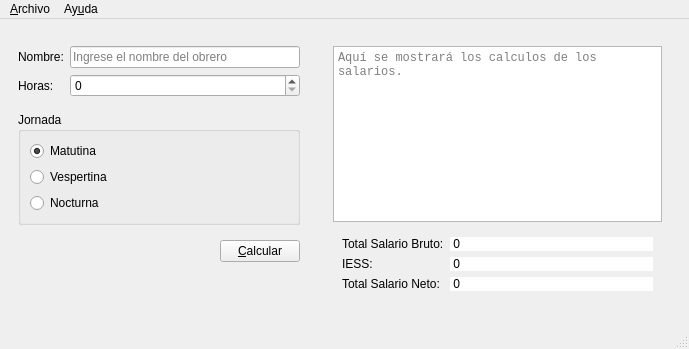
<?xml version="1.0" encoding="UTF-8"?>
<ui version="4.0">
 <class>Salarios</class>
 <widget class="QMainWindow" name="Salarios">
  <property name="geometry">
   <rect>
    <x>0</x>
    <y>0</y>
    <width>689</width>
    <height>349</height>
   </rect>
  </property>
  <property name="windowTitle">
   <string>Salarios</string>
  </property>
  <property name="windowIcon">
   <iconset resource="recursos.qrc">
    <normaloff>:/recursos/salary.png</normaloff>:/recursos/salary.png</iconset>
  </property>
  <widget class="QWidget" name="centralwidget">
   <layout class="QHBoxLayout" name="horizontalLayout_2">
    <item>
     <widget class="QWidget" name="widget" native="true">
      <property name="sizePolicy">
       <sizepolicy hsizetype="Fixed" vsizetype="Preferred">
        <horstretch>0</horstretch>
        <verstretch>0</verstretch>
       </sizepolicy>
      </property>
      <property name="minimumSize">
       <size>
        <width>300</width>
        <height>0</height>
       </size>
      </property>
      <layout class="QVBoxLayout" name="verticalLayout_2">
       <item>
        <widget class="QWidget" name="widget_3" native="true">
         <layout class="QFormLayout" name="formLayout">
          <property name="leftMargin">
           <number>0</number>
          </property>
          <property name="rightMargin">
           <number>0</number>
          </property>
          <item row="0" column="0">
           <widget class="QLabel" name="label">
            <property name="text">
             <string>Nombre:</string>
            </property>
           </widget>
          </item>
          <item row="0" column="1">
           <widget class="QLineEdit" name="inNombre">
            <property name="frame">
             <bool>true</bool>
            </property>
            <property name="placeholderText">
             <string>Ingrese el nombre del obrero</string>
            </property>
           </widget>
          </item>
          <item row="1" column="0">
           <widget class="QLabel" name="label_2">
            <property name="text">
             <string>Horas:</string>
            </property>
           </widget>
          </item>
          <item row="1" column="1">
           <widget class="QSpinBox" name="inHoras">
            <property name="maximum">
             <number>50</number>
            </property>
            <property name="singleStep">
             <number>2</number>
            </property>
            <property name="value">
             <number>0</number>
            </property>
           </widget>
          </item>
         </layout>
        </widget>
       </item>
       <item>
        <widget class="QGroupBox" name="groupBox">
         <property name="title">
          <string>Jornada</string>
         </property>
         <layout class="QVBoxLayout" name="verticalLayout">
          <item>
           <widget class="QRadioButton" name="inMatutino">
            <property name="text">
             <string>Matutina</string>
            </property>
            <property name="checked">
             <bool>true</bool>
            </property>
           </widget>
          </item>
          <item>
           <widget class="QRadioButton" name="inVespertina">
            <property name="text">
             <string>Vespertina</string>
            </property>
           </widget>
          </item>
          <item>
           <widget class="QRadioButton" name="inNocturna">
            <property name="text">
             <string>Nocturna</string>
            </property>
           </widget>
          </item>
         </layout>
        </widget>
       </item>
       <item>
        <widget class="QWidget" name="widget_4" native="true">
         <layout class="QHBoxLayout" name="horizontalLayout">
          <property name="topMargin">
           <number>9</number>
          </property>
          <property name="rightMargin">
           <number>0</number>
          </property>
          <item>
           <spacer name="horizontalSpacer">
            <property name="orientation">
             <enum>Qt::Horizontal</enum>
            </property>
            <property name="sizeHint" stdset="0">
             <size>
              <width>184</width>
              <height>20</height>
             </size>
            </property>
           </spacer>
          </item>
          <item>
           <widget class="QPushButton" name="cmdCalcular">
            <property name="text">
             <string>&amp;Calcular</string>
            </property>
           </widget>
          </item>
         </layout>
        </widget>
       </item>
       <item>
        <spacer name="verticalSpacer">
         <property name="orientation">
          <enum>Qt::Vertical</enum>
         </property>
         <property name="sizeHint" stdset="0">
          <size>
           <width>20</width>
           <height>0</height>
          </size>
         </property>
        </spacer>
       </item>
      </layout>
     </widget>
    </item>
    <item>
     <widget class="QWidget" name="widget_2" native="true">
      <property name="enabled">
       <bool>true</bool>
      </property>
      <property name="minimumSize">
       <size>
        <width>300</width>
        <height>0</height>
       </size>
      </property>
      <layout class="QVBoxLayout" name="verticalLayout_3" stretch="0">
       <item>
        <widget class="QWidget" name="widget_5" native="true">
         <property name="minimumSize">
          <size>
           <width>300</width>
           <height>0</height>
          </size>
         </property>
         <layout class="QVBoxLayout" name="verticalLayout_4">
          <item>
           <widget class="QPlainTextEdit" name="outResultado">
            <property name="enabled">
             <bool>true</bool>
            </property>
            <property name="minimumSize">
             <size>
              <width>0</width>
              <height>0</height>
             </size>
            </property>
            <property name="font">
             <font>
              <family>Consolas</family>
             </font>
            </property>
            <property name="readOnly">
             <bool>true</bool>
            </property>
            <property name="tabStopWidth">
             <number>80</number>
            </property>
            <property name="placeholderText">
             <string>Aquí se mostrará los calculos de los salarios.</string>
            </property>
           </widget>
          </item>
          <item>
           <widget class="QWidget" name="widget_7" native="true">
            <property name="minimumSize">
             <size>
              <width>0</width>
              <height>0</height>
             </size>
            </property>
            <layout class="QFormLayout" name="formLayout_2">
             <item row="0" column="0">
              <widget class="QLabel" name="label_3">
               <property name="text">
                <string>Total Salario Bruto:</string>
               </property>
              </widget>
             </item>
             <item row="1" column="0">
              <widget class="QLabel" name="label_4">
               <property name="text">
                <string>IESS:</string>
               </property>
              </widget>
             </item>
             <item row="2" column="0">
              <widget class="QLabel" name="label_5">
               <property name="text">
                <string>Total Salario Neto:</string>
               </property>
              </widget>
             </item>
             <item row="0" column="1">
              <widget class="QLabel" name="label_6">
               <property name="styleSheet">
                <string notr="true">background-color: rgb(255, 255, 255);
</string>
               </property>
               <property name="text">
                <string> 0</string>
               </property>
              </widget>
             </item>
             <item row="1" column="1">
              <widget class="QLabel" name="label_7">
               <property name="styleSheet">
                <string notr="true">background-color: rgb(255, 255, 255);</string>
               </property>
               <property name="text">
                <string> 0</string>
               </property>
              </widget>
             </item>
             <item row="2" column="1">
              <widget class="QLabel" name="label_8">
               <property name="styleSheet">
                <string notr="true">background-color: rgb(255, 255, 255);</string>
               </property>
               <property name="text">
                <string> 0</string>
               </property>
              </widget>
             </item>
            </layout>
           </widget>
          </item>
         </layout>
        </widget>
       </item>
      </layout>
     </widget>
    </item>
   </layout>
  </widget>
  <widget class="QMenuBar" name="menubar">
   <property name="geometry">
    <rect>
     <x>0</x>
     <y>0</y>
     <width>689</width>
     <height>21</height>
    </rect>
   </property>
   <widget class="QMenu" name="menuArchivo">
    <property name="title">
     <string>&amp;Archivo</string>
    </property>
    <addaction name="actionNuevo"/>
    <addaction name="actionAbrir"/>
    <addaction name="actionGuardar"/>
    <addaction name="separator"/>
    <addaction name="actionCalcular"/>
    <addaction name="separator"/>
    <addaction name="actionSalir"/>
   </widget>
   <widget class="QMenu" name="menuAyuda">
    <property name="title">
     <string>Ay&amp;uda</string>
    </property>
    <addaction name="actionAcerca_de_Salarios"/>
   </widget>
   <addaction name="menuArchivo"/>
   <addaction name="menuAyuda"/>
  </widget>
  <widget class="QStatusBar" name="statusbar"/>
  <action name="actionNuevo">
   <property name="text">
    <string>&amp;Nuevo</string>
   </property>
   <property name="shortcut">
    <string>Ctrl+N</string>
   </property>
  </action>
  <action name="actionAbrir">
   <property name="text">
    <string>&amp;Abrir</string>
   </property>
   <property name="shortcut">
    <string>Ctrl+O</string>
   </property>
  </action>
  <action name="actionGuardar">
   <property name="text">
    <string>&amp;Guardar</string>
   </property>
   <property name="shortcut">
    <string>Ctrl+S</string>
   </property>
  </action>
  <action name="actionCalcular">
   <property name="text">
    <string>&amp;Calcular</string>
   </property>
   <property name="shortcut">
    <string>F1</string>
   </property>
  </action>
  <action name="actionSalir">
   <property name="text">
    <string>&amp;Salir</string>
   </property>
   <property name="shortcut">
    <string>Ctrl+Q</string>
   </property>
  </action>
  <action name="actionAcerca_de_Salarios">
   <property name="text">
    <string>&amp;Acerca de Salarios</string>
   </property>
  </action>
 </widget>
 <resources>
  <include location="recursos.qrc"/>
 </resources>
 <connections/>
</ui>
